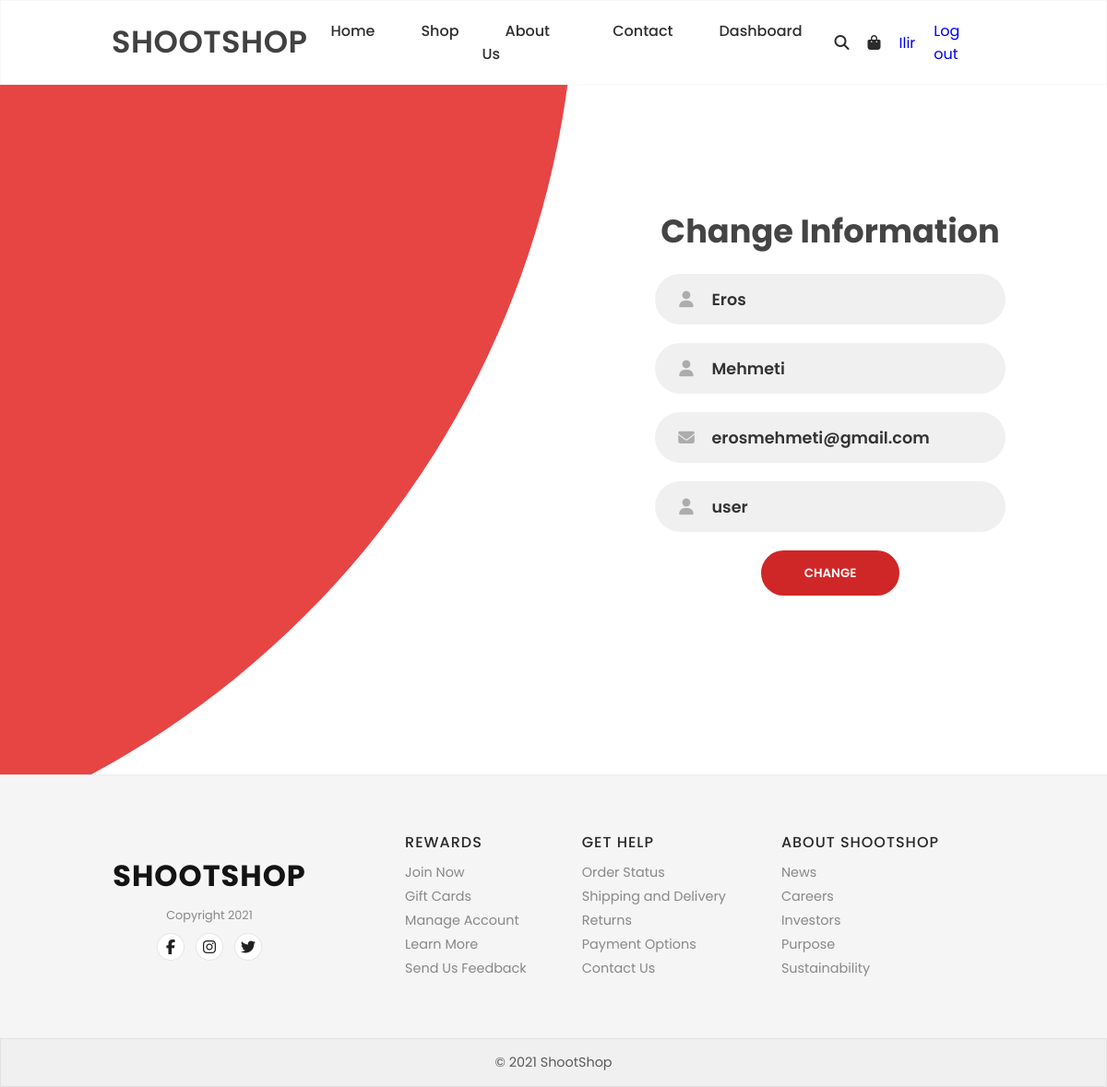
The page /View/editUser.php?id=2 (signed in) on the database its author committed.
### tables this page shows
CREATE TABLE `users` (
  `ID` int(11) NOT NULL,
  `name` varchar(255) NOT NULL,
  `lastname` varchar(255) NOT NULL,
  `email` varchar(255) NOT NULL,
  `password` varchar(255) NOT NULL,
  `created_at` longtext NOT NULL,
  `updated_at` longtext NOT NULL,
  `last_access` longtext NOT NULL,
  `role` enum('user','admin') NOT NULL
);

### Repository/UserRepository.php (called while the page is built, shortened)
<?php
class userRepository{
	private $connection;
	function __construct(){
        $conn = new config();
        $this->connection = $conn->startConnection();
    }
	function getUserById($id){
        $conn = $this->connection;
        $sql = "SELECT * FROM users WHERE id='$id'";
        $statement = $conn->query($sql);
        $user = $statement->fetch();
        return $user;
    }
}
?>

### View/editUser.php (the view, shortened to what this page needs)
<!DOCTYPE html>
<html>
<head>
	<link rel="stylesheet" type="text/css" href="loginStyle.css">
</head>
<body>
    <?php
		include('../Includes/header.php');
		include_once '../Repository/userRepository.php';
	    $userRepository = new UserRepository();
	    $user  = $userRepository->getUserById($_GET['id']);
	?>
    <section id="L-S-Form">
    <div class="container">
      <div class="forms-container">
        <div class="signin-signup">
          <form action="" method="post" class="sign-in-form">
            <h2 class="title">Change Information</h2>
            <div class="input-field">
              <i class="fas fa-user"></i>
              <input type="text" placeholder="Name" value="<?= $user['name'] ?>"  name="name"  required />
            </div>
            <div class="input-field">
              <i class="fas fa-user"></i>
              <input type="text" placeholder="Last Name" value="<?= $user['lastname'] ?>"  name="lastname"  required />
            </div>
            <div class="input-field">
              <i class="fas fa-envelope"></i>
              <input type="text" placeholder="Email Address" value="<?= $user['email'] ?>"  name="email"  required />
            </div>
            <div class="input-field">
              <i class="fas fa-user"></i>
              <input type="text" placeholder="Role" value="<?= $user['role'] ?>"  name="role"  required />
            </div>
          <input type="submit" value="Change" name="editBtn" class="btn solid" />
        </form>
            </div>
        </div>
      </div>
      <div class="panels-container">
        <div class="panel left-panel">
        </div>
      </div>
    </section>
    <?php
    include('../Includes/footer.php');
	  ?>
    <span class="copyright">© 2021 ShootShop</span>
</body>
</html>

### View/loginStyle.css (style rules this page uses)
* { margin: 0px; padding: 0px; font-family: poppins; box-sizing: border-box; }
body { margin: 0px; padding: 0px; font-family: poppins; }
#L-S-Form { display: flex; justify-content: center; align-items: center; margin-top: 40px; }
.container { position: relative; width: 100%; background-color: #fff; min-height: 100vh; overflow: hidden; padding-top: 100px; }
.forms-container { position: absolute; width: 100%; height: 100%; top: 0; left: 0; }
.signin-signup { position: absolute; top: 50%; transform: translate(-50%, -50%); left: 75%; width: 50%; transition: 1s 0.7s ease-in-out; display: grid; grid-template-columns: 1fr; z-index: 5; }
form { display: flex; align-items: center; justify-content: center; flex-direction: column; padding: 0rem 5rem; transition: all 0.2s 0.7s; overflow: hidden; grid-column: 1 / 2; grid-row: 1 / 2; }
form.sign-in-form { z-index: 2; }
.title { font-size: 2.2rem; color: #444; margin-bottom: 10px; }
.input-field { max-width: 380px; width: 100%; background-color: #f0f0f0; margin: 10px 0; height: 55px; border-radius: 55px; display: grid; grid-template-columns: 15% 85%; padding: 0 0.4rem; position: relative; }
.input-field i { text-align: center; line-height: 55px; color: #acacac; transition: 0.5s; font-size: 1.1rem; }
.input-field input { background: none; outline: none; border: none; line-height: 1; font-weight: 600; font-size: 1.1rem; color: #333; }
.input-field input::placeholder { color: #aaa; font-weight: 500; }
.btn { width: 150px; background-color: #cf2728; border: none; outline: none; height: 49px; border-radius: 49px; color: #fff; text-transform: uppercase; font-weight: 600; margin: 10px 0; cursor: pointer; transition: 0.5s; }
.panels-container { position: absolute; height: 100%; width: 100%; top: 0; left: 0; display: grid; grid-template-columns: repeat(2, 1fr); }
.container:before { content: ""; position: absolute; height: 2000px; width: 2000px; top: -10%; right: 48%; transform: translateY(-50%); background-image: linear-gradient(-45deg, #e74444 0%, #e74444 100%); transition: 1.8s ease-in-out; border-radius: 50%; z-index: 6; }
.panel { display: flex; flex-direction: column; align-items: flex-end; justify-content: space-around; text-align: center; z-index: 6; }
.left-panel { pointer-events: all; padding: 3rem 17% 2rem 12%; }
.copyright { padding: 15px; color: #5a5a5a; background-color: #f0f0f0; display: flex; justify-content: center; align-items: center; border: 1px solid rgba(0,0,0,0.06); font-size: 0.9rem; }

### rows shown on the page
users: name "Eros", lastname "Mehmeti", email "erosmehmeti@gmail.com", role "user"

### other values the page prints
$_SESSION['name'] "Ilir"
